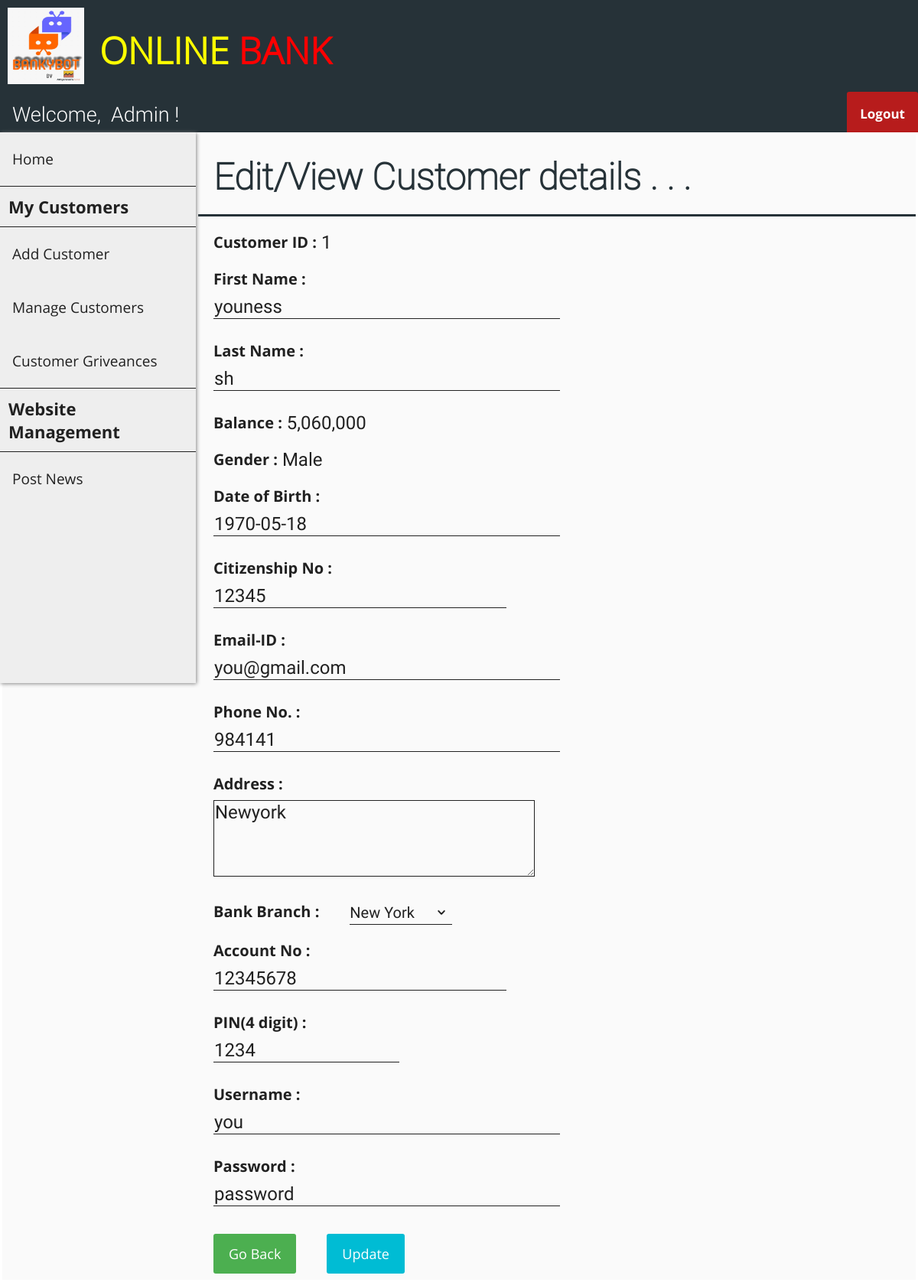
Page /edit_customer.php?cust_id=1 on the committed database.
### tables this page shows
CREATE TABLE `customer` (
  `cust_id` int(11) NOT NULL,
  `first_name` varchar(30) DEFAULT NULL,
  `last_name` varchar(30) DEFAULT NULL,
  `gender` varchar(10) DEFAULT NULL,
  `dob` date DEFAULT NULL,
  `aadhar_no` int(11) DEFAULT NULL,
  `email` varchar(30) DEFAULT NULL,
  `phone_no` varchar(20) DEFAULT NULL,
  `address` varchar(255) DEFAULT NULL,
  `branch` varchar(30) DEFAULT NULL,
  `account_no` int(11) DEFAULT NULL,
  `pin` int(4) DEFAULT NULL,
  `uname` varchar(30) DEFAULT NULL,
  `pwd` varchar(30) DEFAULT NULL
);

CREATE TABLE `passbook1` (
  `trans_id` int(11) NOT NULL,
  `trans_date` datetime DEFAULT NULL,
  `remarks` varchar(255) DEFAULT NULL,
  `debit` int(11) DEFAULT NULL,
  `credit` int(11) DEFAULT NULL,
  `balance` int(11) DEFAULT NULL
);

### edit_customer.php (the view, shortened to what this page needs)
<?php
    include "connect.php";
    include "header.php";
    include "user_navbar.php";
    include "admin_sidebar.php";
    $sql0 = "SELECT * FROM customer WHERE cust_id=".$_SESSION['cust_id'];
    $sql1 = "SELECT * FROM passbook".$_SESSION['cust_id']." WHERE trans_id=(
                    SELECT MAX(trans_id) FROM passbook".$_SESSION['cust_id'].")";
    $result0 = $conn->query($sql0);
    $result1 = $conn->query($sql1);
    if ($result0->num_rows > 0) {
        while($row = $result0->fetch_assoc()) {
            $fname = $row["first_name"];
            $lname = $row["last_name"];
            $gender = $row["gender"];
            $dob = $row["dob"];
            $aadhar = $row["aadhar_no"];
            $email = $row["email"];
            $phno = $row["phone_no"];
            $address = $row["address"];
            $branch = $row["branch"];
            $acno = $row["account_no"];
            $pin = $row["pin"];
            $cus_uname = $row["uname"];
            $cus_pwd = $row["pwd"];
        }
    }
    if ($result1->num_rows > 0) {
        while($row = $result1->fetch_assoc()) {
            $balance = $row["balance"];
        }
    }
?>
<!DOCTYPE html>
<html>
<head>
    <link rel="stylesheet" href="customer_add_style.css">
</head>
<body>
    <form class="add_customer_form" action="./edit_customer_action.php" method="post">
        <div class="flex-container-form_header">
            <h1 id="form_header">Edit/View Customer details . . .</h1>
        </div>
        <div class="flex-container">
            <div class=container>
                <label>Customer ID : <label id="info_label"> <?php echo $_SESSION['cust_id'] ?> </label></label>
            </div>
        </div>
        <div class="flex-container">
            <div class=container>
                <label>First Name :</label><br>
                <input name="fname" size="30" type="text" value="<?php echo $fname ?>" required />
            </div>
            <div  class=container>
                <label>Last Name :</b></label><br>
                <input name="lname" size="30" type="text" value="<?php echo $lname ?>" required />
            </div>
        </div>
        <div class="flex-container">
            <div class=container>
                <label>Balance : <label id="info_label"> <?php echo number_format($balance) ?> </label></label>
            </div>
        </div>
        <div class="flex-container">
            <div class=container>
                <label>Gender :
                    <label id="info_label">
                    <?php
                        if ($gender == "male") {echo "Male";}
                        elseif ($gender == "female") {echo "Female";}
                        else {echo "Others";}
                    ?>
            </div>
        </div>
        <div class="flex-container">
            <div class=container>
                <label>Date of Birth :</label><br>
                <input name="dob" size="30" type="text" placeholder="yyyy-mm-dd" value="<?php echo $dob ?>" required />
            </div>
        </div>
        <div class="flex-container">
            <div class=container>
                <label>Citizenship No :</label><br>
                <input name="aadhar" size="25" type="text" value="<?php echo $aadhar ?>" required />
            </div>
        </div>
        <div class="flex-container">
            <div class=container>
                <label>Email-ID :</label><br>
                <input name="email" size="30" type="text" value="<?php echo $email ?>" required />
            </div>
            <div  class=container>
                <label>Phone No. :</b></label><br>
                <input name="phno" size="30" type="text" value="<?php echo $phno ?>" required />
            </div>
        </div>
        <div class="flex-container">
            <div class=container>
                <label>Address :</label><br>
                <textarea name="address" required /><?php echo $address ?></textarea>
            </div>
        </div>
        <div class="flex-container">
            <div class=container>
                <label>Bank Branch :</label>
            </div>
            <div  class=container>
                <select name="branch">
                    <option value="newyork" <?php if ($branch == 'newyork') {?> selected="selected" <?php }?>>New York</option>
                </select>
            </div>
        </div>
        <div class="flex-container">
            <div class=container>
                <label>Account No :</label><br>
                <input name="acno" size="25" type="text" value="<?php echo $acno ?>" required />
            </div>
        </div>
        <div class="flex-container">
            <div  class=container>
                <label>PIN(4 digit) :</b></label><br>
                <input name="pin" size="15" type="text" value="<?php echo $pin ?>" required />
            </div>
        </div>
        <div class="flex-container">
            <div class=container>
                <label>Username :</label><br>
                <input name="cus_uname" size="30" type="text" value="<?php echo $cus_uname ?>" required />
            </div>
            <div  class=container>
                <label>Password :</b></label><br>
                <input name="cus_pwd" size="30" type="text" value="<?php echo $cus_pwd ?>" required />
            </div>
        </div>
        <div class="flex-container">
            <div class="container">
                <a href="./manage_customers.php" class="button">Go Back</a>
            </div>
            <div class="container">
                <button type="submit">Update</button>
            </div>
        </div>
    </form>
</body>
</html>

### header_style.css (style rules this page uses)
body { margin: 0; padding: 0; background-color: #FAFAFA; }
h1 { font-family: OpenSans-Light; color: white; font-size: 3rem; line-height: 3rem; margin-top: calc((1.5rem - 2rem) + 2.5rem); margin-bottom: 1.5rem; }

### customer_add_style.css (style rules this page uses)
.flex-container { display: -webkit-flex; display: flex; margin-left: 256px; width: auto; height: auto; -webkit-flex-wrap: wrap; flex-wrap: wrap; background-color: #FAFAFA; }
.flex-container-form_header { display: -webkit-flex; display: flex; margin-left: 256px; width: auto; height: auto; background-color: #FAFAFA; border-bottom: 3px solid #263238; }
h1[id="form_header"] { margin-left: 20px; font-family: Roboto-Thin; color: #263238; }
form { border: 3px solid white; width: inherit; margin-left: 0px; }
label { display: block; float: left; color: #212121; font-family: OpenSans-Bold; font-size: 20px; }
label[id="info_label"] { display: block; float: right; margin-left: 6px; font-family: Roboto-Regular; color: #212121; font-size: 24px; }
input[type=text], input[type=password] { font-family: Roboto-Regular; color: #212121; font-size: 24px; width: auto; margin: 8px 0; padding: 1px 1px; border: 0; border-bottom: 1px solid #212121; box-sizing: border-box; background-color: transparent; }
.container { margin-top: 20px; margin-left: 20px; margin-right: 20px; float: left; display: inline-block; }
textarea { font-family: Roboto-Regular; color: #212121; font-size: 24px; height: 100px; width:35vw; max-width: 720px; min-width: 240px; margin: 8px 0; padding: 1px 1px; border: 0; border: 1px solid #212121; box-sizing: border-box; background-color: transparent; }
select { font-family: Roboto-Regular; color: #212121; font-size: 20px; background: url("images/down_arrow.png") 96% / 15% no-repeat #eee; -webkit-appearance: none; -moz-appearance: none; background-color: transparent; width: 130%; padding: 4px 0; border: none; border-bottom: 1px solid #212121; }
button { font-family: OpenSans-Regular; font-size: 18px; background-color: #00BCD4; color: white; padding: 14px 20px; margin: 8px 0; border: none; cursor: pointer; width: 100%; border-radius: 3px; }
.button { background-color: #4CAF50; border: none; color: white; font-family: OpenSans-Regular; font-size: 18px; padding: 14px 20px; margin: 8px 0; text-align: center; text-decoration: none; display: inline-block; border-radius: 3px; cursor: pointer; }

### rows in the picture
customer: fname "youness", lname "sh", dob "1970-05-18", aadhar "12345", email "you@gmail.com", phno "984141", address "Newyork", branch "New York", acno "12345678", pin "1234", cus_uname "you", cus_pwd "password"
passbook1: balance "5,060,000"

### other values in the picture
$_SESSION['cust_id'] "1"
